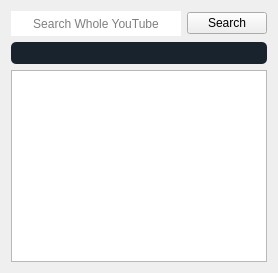
            <widget class="QWidget" name="stackedWidgetPage1">
             <layout class="QVBoxLayout" name="verticalLayout_19">
              <item>
               <layout class="QVBoxLayout" name="verticalLayout_10">
                <item>
                 <layout class="QGridLayout" name="gridLayout_25">
                  <item row="0" column="2">
                   <widget class="QPushButton" name="search">
                    <property name="cursor">
                     <cursorShape>PointingHandCursor</cursorShape>
                    </property>
                    <property name="styleSheet">
                     <string notr="true"/>
                    </property>
                    <property name="text">
                     <string>Search</string>
                    </property>
                    <property name="icon">
                     <iconset resource="resource.qrc">
                      <normaloff>:/myresource/resource/icons8-search-500.png</normaloff>:/myresource/resource/icons8-search-500.png</iconset>
                    </property>
                    <property name="iconSize">
                     <size>
                      <width>28</width>
                      <height>26</height>
                     </size>
                    </property>
                   </widget>
                  </item>
                  <item row="0" column="1">
                   <widget class="QLineEdit" name="youtube_search">
                    <property name="styleSheet">
                     <string notr="true">QLineEdit{

height: 25px;
border-radius:15px;
}
</string>
                    </property>
                    <property name="alignment">
                     <set>Qt::AlignCenter</set>
                    </property>
                    <property name="placeholderText">
                     <string>Search Whole YouTube</string>
                    </property>
                   </widget>
                  </item>
                 </layout>
                </item>
                <item>
                 <widget class="QProgressBar" name="home_progress_bar">
                  <property name="styleSheet">
                   <string notr="true">QProgressBar:horizontal {
border-radius: 5px;
background:rgba(0,0,0,0.1);
color: white;
background-color: rgba(25, 35, 45, 1);

}
QProgressBar::chunk:horizontal {
background:rgb(228, 27, 27);
color: white;

}
QProgressBar 
{ 
color: white; 
border:none;
}
</string>
                  </property>
                  <property name="maximum">
                   <number>1</number>
                  </property>
                  <property name="value">
                   <number>-1</number>
                  </property>
                 </widget>
                </item>
                <item>
                 <widget class="QTableWidget" name="tableWidget">
                  <property name="sizePolicy">
                   <sizepolicy hsizetype="Expanding" vsizetype="Expanding">
                    <horstretch>0</horstretch>
                    <verstretch>0</verstretch>
                   </sizepolicy>
                  </property>
                  <property name="font">
                   <font>
                    <pointsize>11</pointsize>
                   </font>
                  </property>
                  <property name="toolTip">
                   <string>Double click on thumbnail to process download</string>
                  </property>
                  <property name="lineWidth">
                   <number>1</number>
                  </property>
                  <property name="midLineWidth">
                   <number>0</number>
                  </property>
                  <property name="alternatingRowColors">
                   <bool>true</bool>
                  </property>
                  <property name="selectionBehavior">
                   <enum>QAbstractItemView::SelectRows</enum>
                  </property>
                  <property name="gridStyle">
                   <enum>Qt::NoPen</enum>
                  </property>
                  <property name="sortingEnabled">
                   <bool>false</bool>
                  </property>
                  <property name="cornerButtonEnabled">
                   <bool>true</bool>
                  </property>
                  <property name="rowCount">
                   <number>0</number>
                  </property>
                  <property name="columnCount">
                   <number>0</number>
                  </property>
                  <attribute name="horizontalHeaderCascadingSectionResizes">
                   <bool>true</bool>
                  </attribute>
                  <attribute name="horizontalHeaderMinimumSectionSize">
                   <number>25</number>
                  </attribute>
                  <attribute name="horizontalHeaderDefaultSectionSize">
                   <number>100</number>
                  </attribute>
                  <attribute name="horizontalHeaderStretchLastSection">
                   <bool>true</bool>
                  </attribute>
                  <attribute name="verticalHeaderDefaultSectionSize">
                   <number>45</number>
                  </attribute>
                 </widget>
                </item>
               </layout>
              </item>
             </layout>
            </widget>
